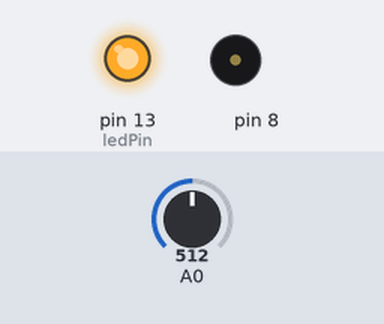
Bench run of a sketch on a simulated Arduino Uno, built with avr-gcc and run on an emulated ATmega328P. Shown: output pins drawn as LEDs (lit = HIGH), buzzer (waves = sounding). Inputs (shaded band) come from the test bench; at power-on: A0 = 512.

Above: at 0.1 s.
At 5.1 s:
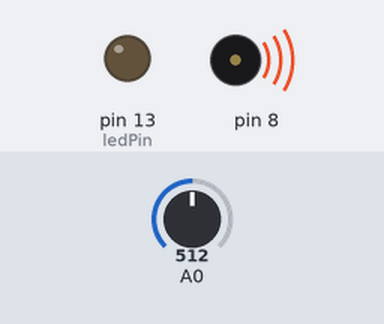
Timing chart, 0 to 6.6 s (numbered marks = the images above):
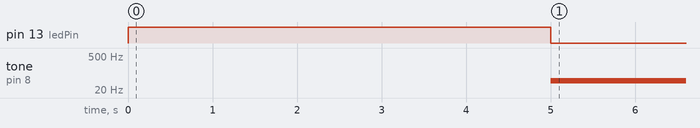

Measured:
- by itself, tone on pin 8: silent → 49 Hz at 5.0 s

The sketch:

Theremin.ino
```cpp
int sensorValue;
int sensorLow = 1023;
int sensorHigh = 0;

//indicator that sensor has finished calibrating, uses LED on arduino
const int ledPin = 13;

void setup() {
pinMode(ledPin, OUTPUT);
digitalWrite(ledPin, HIGH);

//calibrates sensor for 5000 miliseconds
while(millis() < 5000) {
  sensorValue = analogRead(A0);
if(sensorValue > sensorHigh) {
sensorHigh = sensorValue;
}
if(sensorValue < sensorLow) {
sensorLow = sensorValue;
}

}

//led turns off when done calibrating
digitalWrite(ledPin, LOW);
}

void loop() {
//set sensorValue as value through photoreceptor

sensorValue = analogRead(A0);

//sets range of frequencies that music will make (sensor low mapped to 50, sensorHigh mapped to 4000)

int pitch = map(sensorValue, sensorLow, sensorHigh, 50, 2000);

//sets what pin to play on, frequency to play, how long it gets played
tone(8, pitch, 20);

delay(10);

}
```
